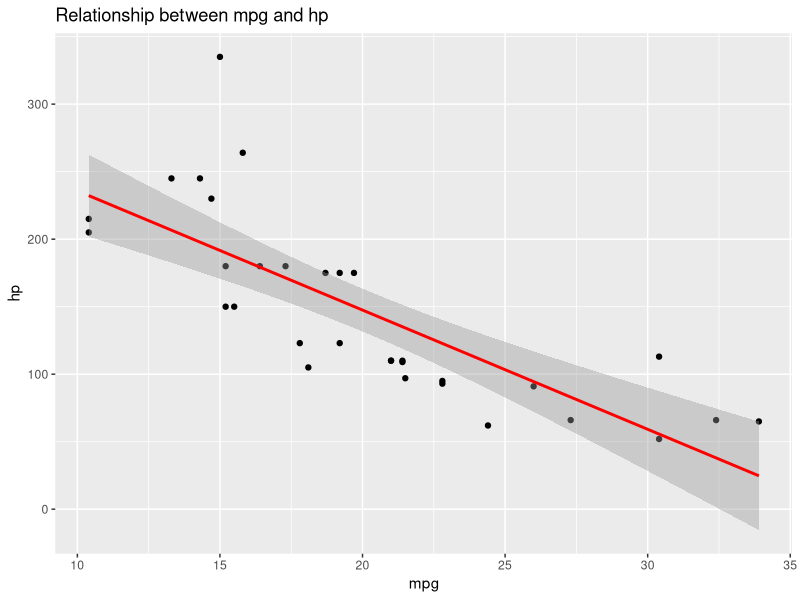

Write R code to recreate this figure.
#LINEAR MODELS


library(caret)
View(mtcars)  #The dataset
### Installing caret package in RStudio by default installs all the dependencies

### all details about package caret can be found here: http://topepo.github.io/caret/index.html
### if any script requires installation of additional packages, please install it.

## multiple variable
regressControl  <- trainControl(method="repeatedcv",
                                number = 4,
                                repeats = 5
) 
regressControl

regress <- train(mpg ~ .,
                 data = mtcars,
                 method  = "lm",
                 trControl = regressControl, 
                 tuneGrid  = expand.grid(intercept = FALSE))
regress

summary(regress)

## single variable

regress2 <- train(mpg ~ hp,
                 data = mtcars,
                 method  = "lm",
                 trControl = regressControl, 
                 tuneGrid  = expand.grid(intercept = FALSE))
regress2

qplot(mpg, hp, data = mtcars, main = "Relationship between mpg and hp") +
  stat_smooth(method="lm", col="red")
